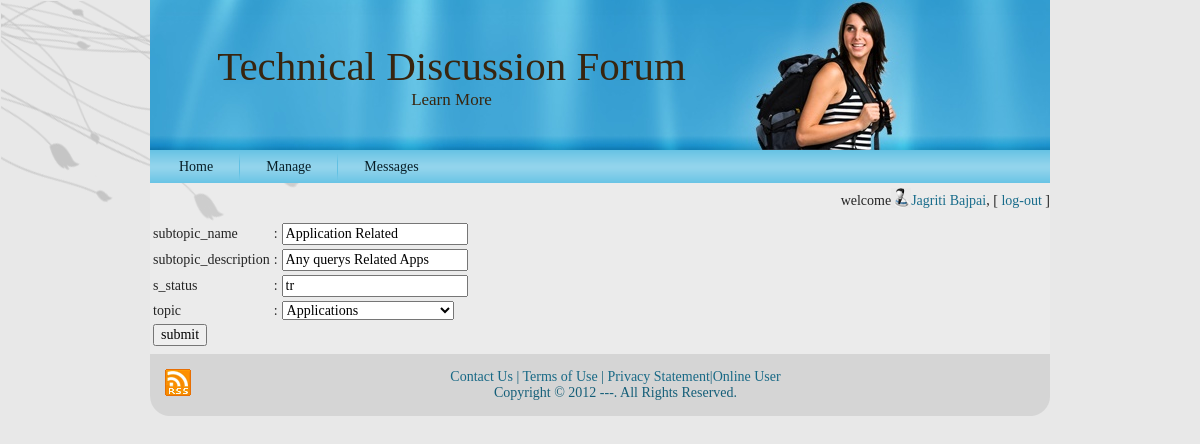
The app's page /admin/sedit.php?id=18 (signed in) with its own data.
### tables this page shows
CREATE TABLE `subtopic` (
  `subtopic_id` int(11) NOT NULL,
  `subtopic_name` varchar(50) NOT NULL,
  `subtopic_description` varchar(500) NOT NULL,
  `s_status` varchar(20) NOT NULL,
  `topic_id` int(11) NOT NULL
);

### admin/utility.php (called while the page is built, shortened)
<?php
	function ExecuteQuery ($SQL)
	{
		$rows = mysql_query ($SQL);
		return $rows;
	}
?>

### admin/sedit.php (the view, shortened to what this page needs)
<?php session_start();
 require("utility.php");
 require("header.php");
$rows = ExecuteQuery ("SELECT topic_name, topic_id FROM Topic");
require("checkUser.php");
?>
<?php
$str = "SELECT * FROM subtopic WHERE subtopic_id='".$_GET['id']."'";
	$result =ExecuteQuery($str);
	$row = mysql_fetch_array($result);
	?>
       <form action="supdate.php" method="POST" onsubmit="return check(this)">
<table>
<tr><td>subtopic_name</td><td>:</td><td><input type="text" name="sn"  value="<?php echo $row[
'subtopic_name']?>"><span id='a' style="color: red;"></span></td></tr><br/>
<tr><td>subtopic_description</td><td>:</td><td><input type="text" name="sd" value="<?php echo $row['subtopic_description'] ?>"><span id='b' style="color: red;"></span></td></tr><br/>
<tr><td>s_status</td><td>:</td><td><input type="text" name="ss" value="<?php echo $row['s_status']?>"><span id='c' style="color: red;"></span></td></tr>
<tr><td>topic</td><td>:</td><td><select name="topic">
    	<?php
			while($row1=mysql_fetch_array($rows))
				if ($row1["topic_id"] == $row["topic_id"])
					echo "<option value='$row1[topic_id]' selected='selected'>$row1[topic_name]</option>";
				else
					echo "<option value='$row1[topic_id]'>$row1[topic_name]</option>";
		?>
    </select><span id='d' style="color: red;"></span>
</td></tr>
<tr><td><input type="submit" value="submit"></td></tr>
</table>
</form>
<?php require("footer.php");?>

### res/style.css (style rules this page uses)
body { margin: 0 auto; padding: 0; background-color: #E8E8E8; }
form { padding:0 !important; margin:0 !important; }
body { font-family: Georgia, "Times New Roman", Times, Serif; font-size: 14px; color: #242424; }
input, select { font-family: Georgia, "Times New Roman", Times, Serif; font-size: 14px; }

### records on screen
subtopic: sn "Application Related", sd "Any querys Related Apps", ss "tr"

### other values on screen
$_SESSION["fn"] "Jagriti Bajpai"
form field topic "Applications"
